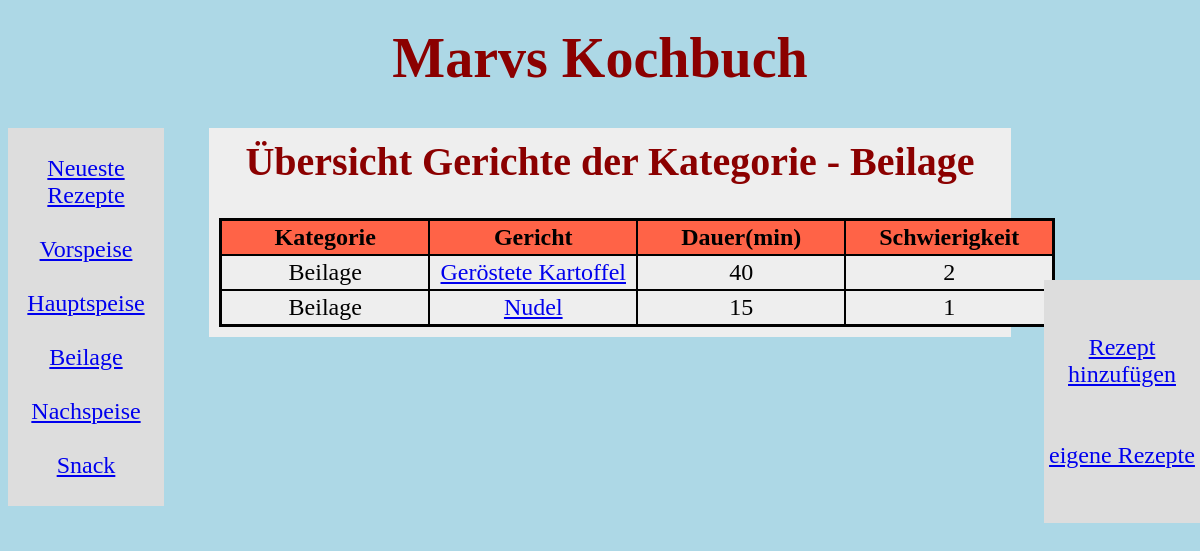
The app's page /main.php?kategorie=Beilage with its own data.
### tables this page shows
CREATE TABLE `rezepte` (
  `RezeptID` int(11) NOT NULL,
  `BenutzerID` int(11) DEFAULT NULL,
  `RezeptName` varchar(75) NOT NULL,
  `Kategorie` varchar(25) NOT NULL,
  `Dauer` int(11) NOT NULL,
  `Schwierigkeit` int(11) NOT NULL,
  `freigeschaltet` tinyint(1) NOT NULL,
  `deaktiviert` tinyint(1) NOT NULL,
  `Datum` date DEFAULT NULL,
  `BenutzerName` varchar(50) DEFAULT NULL
);

### main.php (the view, shortened to what this page needs)
<?php
	function createTable($array){
		echo "<table>";
		for($i = 0; $i < count($array); $i++) {
			echo "<tr>";
			for($j = 0; $j < count($array[$i]); $j++) {
				if($i == 0)
					echo "<th style='background-color:tomato;'>{$array[$i][$j]}</th>";
				else if ($j == 1)
					echo "<td style='background-color: #eee;'><a href='main.php?gericht=".$array[$i][$j]."'>".$array[$i][$j]."</a></td>";
				else
					echo "<td style='background-color: #eee;'>{$array[$i][$j]}</td>";
			}
			echo "</tr>";
		}
		echo "</table>";
	}
?>
<html>
	<head>
	</head>
	<body>
		<?php
			$connection = mysqli_connect(DB_HOST, DB_USER, DB_PW, DB_DATABASE) or die("Verbindung konnte nicht hergestellt werden");
			if(isset($_POST["Username"]))
			{
				$username 	= $_POST["Username"];
				$password 	= $_POST["Password"];
				$sqlSelect = "SELECT Passwort, Admin, BenutzerID FROM benutzer WHERE BenutzerName = \"" . $username . "\";";
				$result = mysqli_query($connection, $sqlSelect);
				$row 	= mysqli_fetch_array($result);
				$admin 	= $row["Admin"];
				$ben_id	= $row["BenutzerID"];
				if(!($password == $row["Passwort"])){
					echo "<script> alert('Fehler bei der Eingabe!');
					window.location.replace('index.php'); </script>";
				}
				else{
					if($admin == 1){
						$_SESSION["Admin"] = true;
						$_SESSION["ben_id"] = $ben_id;
						$_SESSION["ben_name"] = $username;
					}
					else {
						$_SESSION["Admin"] = false;
						$_SESSION["ben_id"] = $ben_id;
						$_SESSION["ben_name"] = $username;
					}
					echo"<script>window.location.replace('main.php'); </script>";
				}
			}
			else{
				echo "<br/><h1>Marvs Kochbuch</h1>";
				echo "<div class='kategories'>
					<br/><a href='main.php'>Neueste Rezepte</a><br/><br/>
					<a href='main.php?kategorie=Vorspeise'>Vorspeise</a><br/><br/>
					<a href='main.php?kategorie=Hauptspeise'>Hauptspeise</a><br/><br/>
					<a href='main.php?kategorie=Beilage'>Beilage</a><br/><br/>
					<a href='main.php?kategorie=Nachspeise'>Nachspeise</a><br/><br/>
					<a href='main.php?kategorie=Snack'>Snack</a><br/><br/>
					</div>";
				echo "<div class='bearbeiten'>
					<br/><br/><a href='form_write.php'>Rezept hinzufügen</a><br/><br/>
					<br/><a href='main.php?kategorie=Vorspeise'>eigene Rezepte</a><br/><br/>";
				echo "<br/></div>";
				if(isset($_GET["kategorie"])){
					$sqlSelect = "SELECT Kategorie, RezeptName, Dauer, Schwierigkeit FROM rezepte WHERE Kategorie = \"". $_GET["kategorie"]."\";";
					$result = mysqli_query($connection, $sqlSelect);
					$i = 1;
					$array_data[0] = array("Kategorie", "Gericht", "Dauer(min)", "Schwierigkeit");
					while($row = mysqli_fetch_array($result)){
						$array_data[$i][] = utf8_encode($row["Kategorie"]);
						$array_data[$i][] = utf8_encode($row["RezeptName"]);
						$array_data[$i][] = utf8_encode($row["Dauer"]);
						$array_data[$i][] = utf8_encode($row["Schwierigkeit"]);
						$i++;
					}
					echo "<div class='data'> <h2>Übersicht Gerichte der Kategorie - ".$_GET["kategorie"]."</h2>";
					createTable($array_data);
					echo "</div>";
				}
			}
		?>
	</body>
</html>

### main.php (style rules this page uses)
body { background-color: lightblue; }
h1 { color: darkred; text-align: center; font-size: 3.5em; margin-top: 0px; }
h2 { color: darkred; text-align: center; font-size: 2.5em; margin-top: 0px; }
.kategories { float: left; width: 13%; background-color: #ddd; position: fixed; font-size: 1.5em; text-align: center; }
.data { width: 66%; background-color: #eee; padding: 10px; margin-left: 17%; }
td, th { border: solid 2px black; padding: 3px; text-align: center; font-size: 1.5em; min-width: 200px; }
table { border: solid 3px black; border-collapse: collapse; margin: 0 auto; }
.bearbeiten { position: relative; left: 87%; top: 35%; width: 13%; background-color: #ddd; position: fixed; font-size: 1.5em; text-align: center; }

### records on screen
rezepte: Kategorie "Beilage", RezeptName "Geröstete Kartoffel", Dauer "40", Schwierigkeit "2"
rezepte: Kategorie "Beilage", RezeptName "Nudel", Dauer "15", Schwierigkeit "1"

### other values on screen
$_GET["kategorie"] "Beilage"
$array[$i][$j] "Kategorie"
$array[$i][$j] "Gericht"
$array[$i][$j] "Dauer(min)"
$array[$i][$j] "Schwierigkeit"
